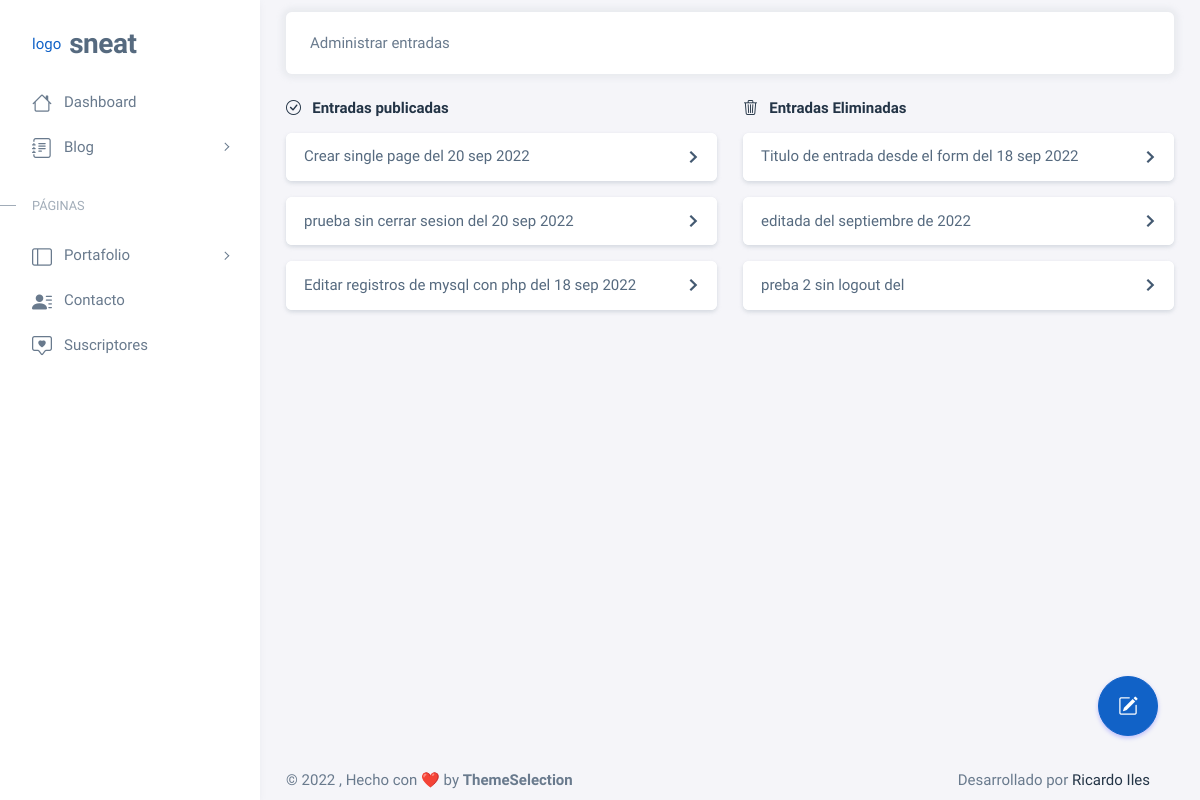
Page /pages/dashboard/blog/admin-entrada.php (signed in) on the earlier database version.
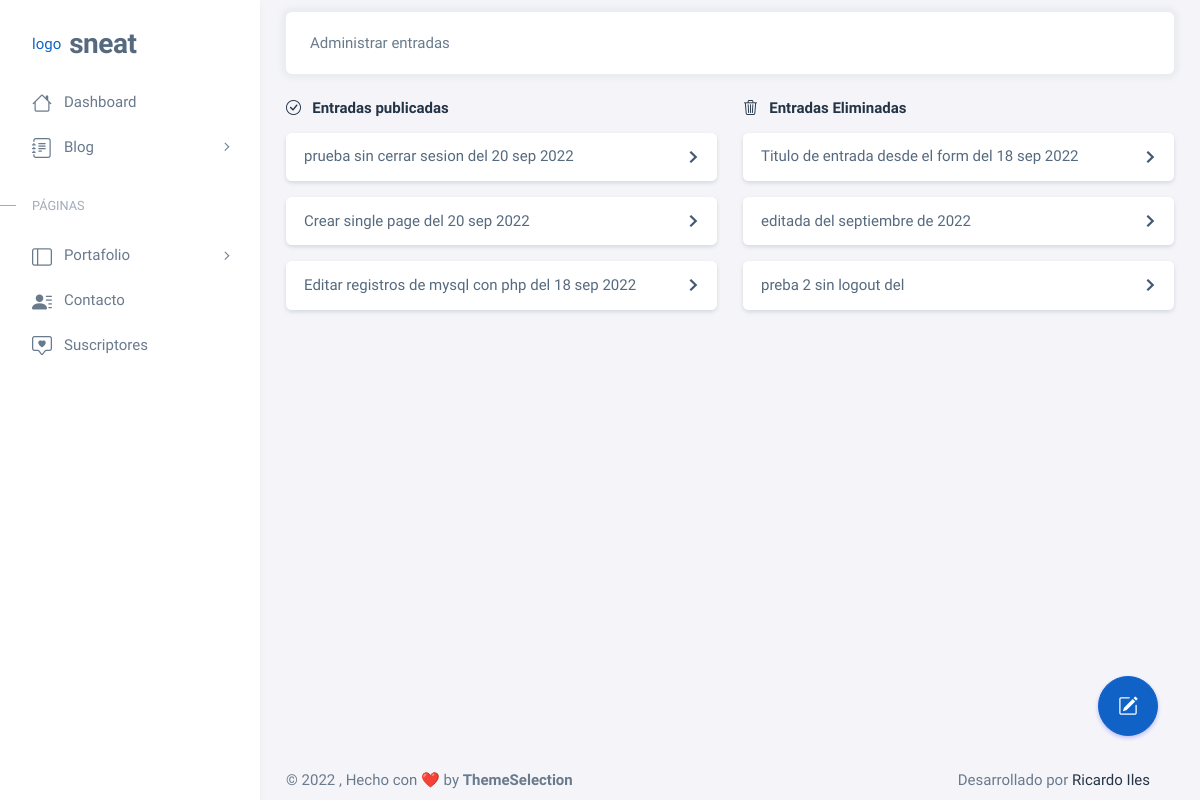
Same page on the later database version.
### tables this page shows
CREATE TABLE `blog` (
  `id_entrada` int(11) NOT NULL,
  `estado_entrada` tinyint(1) NOT NULL DEFAULT 1,
  `fecha_entrada` varchar(30) NOT NULL,
  `titulo_entrada` varchar(50) NOT NULL,
  `entrada` text NOT NULL,
  `categoria_entrada` varchar(30) NOT NULL,
  `comentarios_entrada` int(10) NOT NULL DEFAULT 0,
  `creacion_entrada` timestamp NOT NULL DEFAULT current_timestamp() ON UPDATE current_timestamp(),
  `modificacion_entrada` varchar(50) DEFAULT NULL,
  `eliminacion_entrada` varchar(50) DEFAULT NULL
);

### pages/dashboard/blog/admin-entrada.php (the view, shortened to what the changed rows need)
<?php
include_once("../../php/sign-in/config.php");
$result = mysqli_query($mysqli, "SELECT * FROM blog WHERE estado_entrada = 1 ORDER BY creacion_entrada desc");
$delete_query = mysqli_query($mysqli, "SELECT * FROM blog WHERE estado_entrada = 0 ORDER BY creacion_entrada desc");
?>
<!DOCTYPE html>
<html
  lang="en"
  class="light-style layout-menu-fixed"
  dir="ltr"
  data-theme="theme-default"
  data-assets-path="assets/"
  data-template="vertical-menu-template-free"
>
  <head>
    <link rel="stylesheet" href="../assets/vendor/fonts/boxicons.css" />
    <link rel="stylesheet" href="https://cdn.jsdelivr.net/npm/bootstrap-icons@1.9.1/font/bootstrap-icons.css">
    <link rel="stylesheet" href="../assets/vendor/css/core.css" class="template-customizer-core-css" />
    <link rel="stylesheet" href="../assets/vendor/css/theme-default.css" class="template-customizer-theme-css" />
    <link rel="stylesheet" href="../assets/css/demo.css" />
    <link rel="stylesheet" href="../assets/vendor/libs/perfect-scrollbar/perfect-scrollbar.css" />
    <link rel="stylesheet" href="../assets/vendor/libs/apex-charts/apex-charts.css" />
  </head>
  <body>
    <div class="layout-wrapper layout-content-navbar">
      <div class="layout-container">
        <div class="layout-page">
          <div class="content-wrapper">
            <div class="container-xxl flex-grow-1 container-p-y">
              <div class="row">
                <div class="col-md-12 col-lg-12 col-xl-12 order-0 mb-4">
                    <div class="row">
                        <div class="col-md mb-4 mb-md-0">
                          <?php
                            while($res = mysqli_fetch_array($result)) {
                              ?>
                          <div class="accordion mt-3" id="accordionExample">
                              <div class="card accordion-item">
                                  <h2 class="accordion-header" id="headingTwo">
                                      <button
                                      type="button"
                                      class="accordion-button collapsed"
                                      data-bs-toggle="collapse"
                                      data-bs-target="#<?php echo str_replace(' ', '', $res['titulo_entrada']) ?>"
                                      aria-expanded="false"
                                      aria-controls="<?php echo str_replace(' ', '', $res['titulo_entrada']) ?>"
                                      >
                                      <?php echo $res['titulo_entrada']." del ".$res['fecha_entrada'] ?>
                                      </button>
                                  </h2>
                              </div>
                          </div>
                          <?php
                            }
                          ?>
                        </div>
                        <div class="col-md mb-4 mb-md-0">
                            <?php
                            while($delete = mysqli_fetch_array($delete_query)) {
                              ?>
                            <div class="accordion mt-3" id="accordionExample">
                                <div class="card accordion-item">
                                    <h2 class="accordion-header" id="headingTwo">
                                        <button
                                        type="button"
                                        class="accordion-button collapsed"
                                        data-bs-toggle="collapse"
                                        data-bs-target="#<?php echo str_replace(' ', '', $delete['titulo_entrada']) ?>"
                                        aria-expanded="false"
                                        aria-controls="<?php echo str_replace(' ', '', $delete['titulo_entrada']) ?>"
                                        >
                                        <?php echo $delete['titulo_entrada']." del ".$delete['fecha_entrada'] ?>
                                        </button>
                                    </h2>
                                </div>
                            </div>
                            <?php
                              }
                            ?>
                        </div>
                    </div>
                </div>
              </div>
            </div>
          </div>
        </div>
      </div>
    </div>
  </body>
</html>

Differences in the rows shown:
changed blog "prueba sin cerrar sesion": moves up the list
